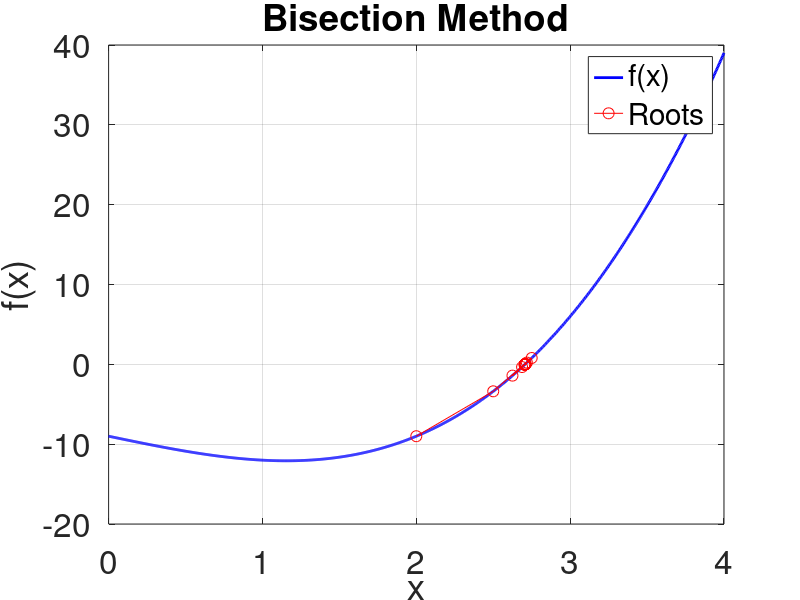

MATLAB code for this plot:

a = 1; %interval, where the possible root lies.
b = 3;

tolerance = 1e-6;

roots = [];

f = @(x) x.^3 - 4.*x - 9;

while (b - a) > tolerance
    c = (a + b) / 2;
    roots = [roots; c]; % Stores the root in the matrix
    if f(c) == 0
        break;
    elseif f(a) * f(c) < 0
        b = c;
    else
        a = c;
    end
end

% Plot the equation and the roots
x = linspace(0, 4, 1000);
y = f(x);
plot(x, y, 'b', 'LineWidth', 2);
hold on;
plot(roots, f(roots), '-ro', 'MarkerSize', 8);
xlabel('x');
ylabel('f(x)');
title('Bisection Method');
set(gca,'fontsize',24);
legend('f(x)', 'Roots');
grid on;
hold off;

% Display the final root
disp(['Approximate root: ' num2str(c)]);

